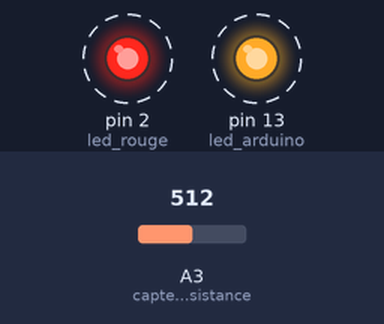
This sketch was run on a simulated Arduino Uno, built with avr-gcc and run on an emulated ATmega328P. Shown: output pins drawn as LEDs (lit = HIGH). Dashed ring = blinking. The test bench sets the inputs (shaded band); at power-on: A3 (capteurPhotoResistance) = 512.

Above: at 0.3 s.
Timing chart, 0 to 3.7 s (numbered marks = the images above):
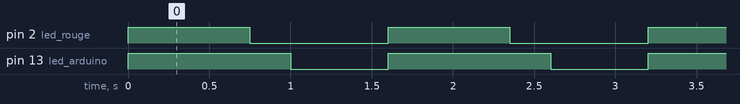

The sketch:

demo_4.ino
```cpp
//Variable
const int led_arduino = 13;
//--LED
const int led_rouge = 2;
//--PhotoResistance
const int capteurPhotoResistance = 3;
int capteurPhotoResistance_value = 0; // la valeur lue sera comprise entre 0 et 1023


// - - - - - -
// fonction d'initialisation de la carte
void setup()
{
    Serial.println("Init");

    //Initialisation de la broche 13 du Ardnuino
    pinMode(led_arduino, OUTPUT); //sur sortie

    //Broches Digitals
    pinMode(led_rouge, OUTPUT); //sur sortie

    //Broches Analogiques
    pinMode(led_rouge, OUTPUT); //sur sortie
}

// - - - - - -
// fonction principale, elle se répète (s’exécute) à l'infini
void loop()
{
  digitalWrite(led_arduino, HIGH);
  digitalWrite(led_rouge, HIGH);
  delay(500);

  digitalWrite(led_rouge, HIGH);
  delay(250);

  digitalWrite(led_rouge, LOW);
  delay(250);

  digitalWrite(led_arduino, LOW);
  digitalWrite(led_rouge, LOW);
  delay(500);

  capteurPhotoResistance_value = analogRead(capteurPhotoResistance);
  Serial.println(capteurPhotoResistance_value+"\n");
  delay(100);
}
```

Measured:
- by itself, pin 2 (led_rouge): alternates HIGH for 0.75 s and LOW for 0.85 s
- by itself, pin 13 (led_arduino): alternates HIGH for 1.0 s and LOW for 0.60 s
- by itself, everything shown: repeats every 1.6 s, in 3 steps
